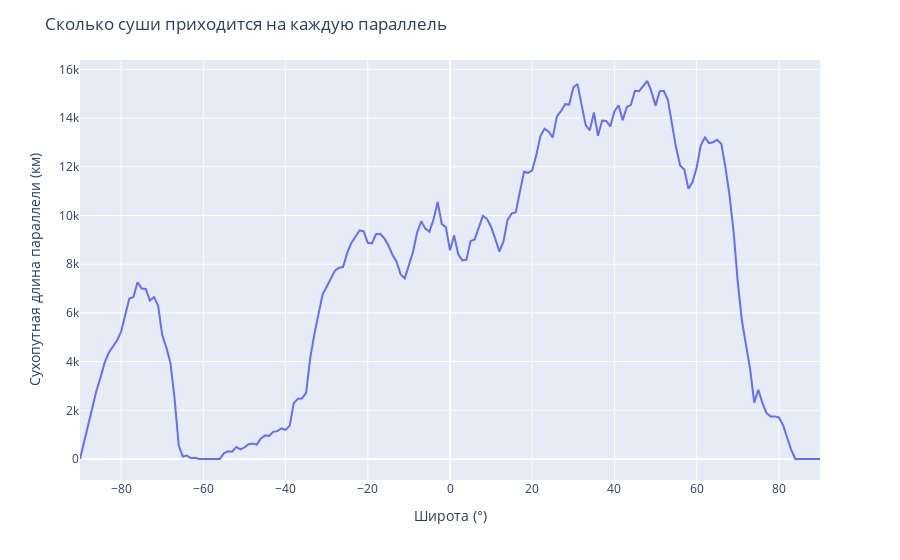

Notebook code for this chart:
### Code cell
import plotly.express as px

fig = px.line(
    x=latitudes,
    y=latitudes_land_lengths,
    labels={
        "x": "Широта, °",
        "y": "Длина суши вдоль параллели, км",
    },
)
fig.update_layout(
    title="Сколько суши приходится на каждую параллель",
    xaxis_title="Широта (°)",
    yaxis_title="Сухопутная длина параллели (км)"
)
fig.show()
pio.write_image(
    fig, 
    "latitude_land_len_line.png", 
    "png", 
    scale=2.0, 
    width=1280, 
    height=480
)

### Figure 1 — Plotly figure (JSON) as saved in the notebook; plotly's stock layout.template omitted (floating-point values rounded to 4 significant figures; data arrays with more than 128 entries replaced by an {"elided": "..."} marker saying what was removed)
{"data": [{"hovertemplate": "Широта, °=%{x}<br>Длина суши вдоль параллели, км=%{y}<extra></extra>", "legendgroup": "", "line": {"color": "#636efa", "dash": "solid"}, "marker": {"symbol": "circle"}, "mode": "lines", "name": "", "orientation": "v", "showlegend": false, "type": "scatter", "x": {"elided": "181 int values"}, "xaxis": "x", "y": {"elided": "181 float values"}, "yaxis": "y"}], "layout": {"legend": {"tracegroupgap": 0}, "margin": {"t": 60}, "title": {"text": "Сколько суши приходится на каждую параллель"}, "xaxis": {"anchor": "y", "domain": [0, 1], "title": {"text": "Широта (°)"}}, "yaxis": {"anchor": "x", "domain": [0, 1], "title": {"text": "Сухопутная длина параллели (км)"}}}}
